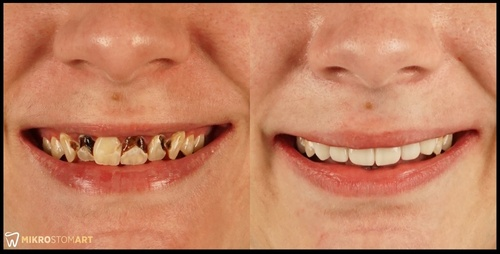
#> input picture public/metamorphosis_3_raw.jpg, 500 x 254 px, shrunk from 1024 x 520 before the run; its folder holds 3 pictures in this run
$ python split_image.py
#> lines starting #> are read from the running program, lines starting #| are printed output that depends on the picture
from PIL import Image
import os

def split_image(filename_base):
    # Try JPG first, then PNG
#> called with filename_base = 'metamorphosis_3'
    input_path = f"public/{filename_base}_raw.jpg"
    if not os.path.exists(input_path):
        input_path = f"public/{filename_base}_raw.png"

    before_path = f"public/{filename_base}_before.jpg"
    after_path = f"public/{filename_base}_after.jpg"

    if not os.path.exists(input_path):
        print(f"Error: Input file {input_path} not found.")
        return

    try:
        img = Image.open(input_path)
#> img is the input picture: PIL image 500x254 RGB; mean R, G, B 194.1, 128.2, 97
        # Convert to RGB if needed (e.g. from RGBA PNG)
        if img.mode in ('RGBA', 'P'):
            img = img.convert('RGB')

        width, height = img.size
#> width = 500; height = 254
        print(f"Processing {filename_base}: {width}x{height}")
#| Processing metamorphosis_3: 500x254

        midpoint = width // 2
#> midpoint = 250

        # Crop Before (Left side)
        img_before = img.crop((0, 0, midpoint, height))
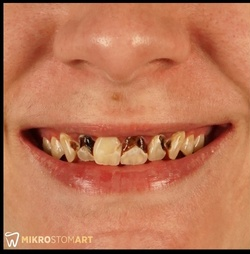
#> img_before: PIL image 250x254 RGB; mean R, G, B 188.9, 118.2, 86.1
        img_before.save(before_path)
        print(f"Saved {before_path}")

        # Crop After (Right side)
        img_after = img.crop((midpoint, 0, width, height))
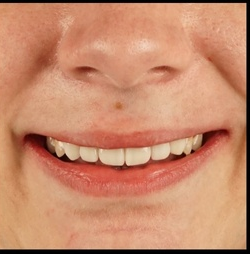
#> img_after: PIL image 250x254 RGB; mean R, G, B 199.3, 138.3, 107.9
        img_after.save(after_path)
        print(f"Saved {after_path}")

    except Exception as e:
        print(f"Error processing {filename_base}: {e}")

if __name__ == "__main__":
    # split_image("metamorphosis")
    # split_image("metamorphosis_2")
    split_image("metamorphosis_3")
